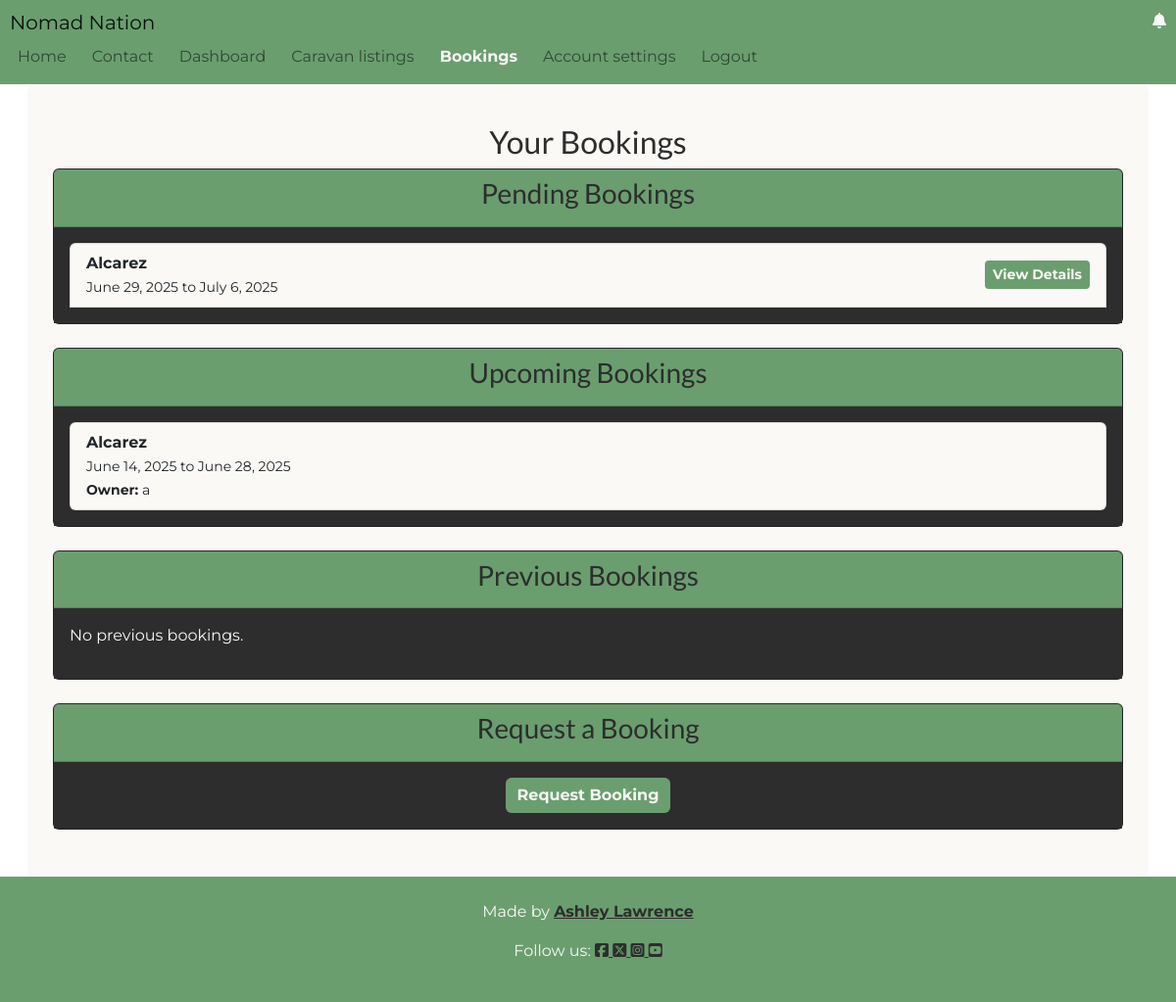
The app's page /listings/bookings/ (signed in), older data.
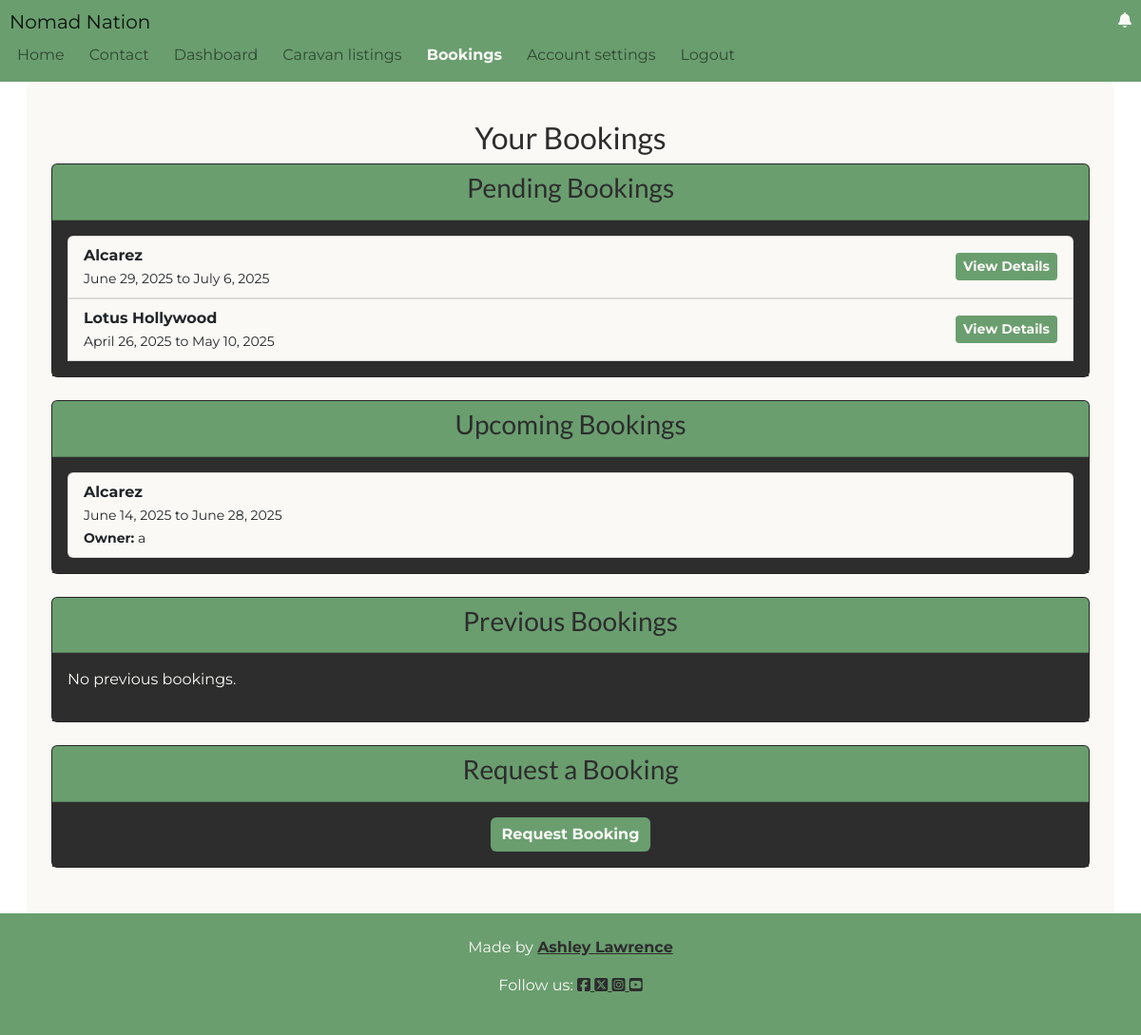
The same page, newer data.
### listings/models.py (models this page shows, shortened)
class Booking(models.Model):
    STATUS_CHOICES = [
        ("pending", _("Pending")),
        ("accepted", _("Accepted")),
        ("declined", _("Declined")),
    ]
    caravan = models.ForeignKey(
        Caravan, on_delete=models.CASCADE, related_name="bookings"
    )
    customer = models.ForeignKey(
        User, on_delete=models.CASCADE, related_name="bookings"
    )
    name = models.CharField(max_length=50)
    email = models.EmailField()
    phone_number = models.CharField(max_length=15, blank=True, null=True)
    start_date = models.DateField()
    end_date = models.DateField()
    message = models.TextField(blank=True, null=True)
    status = models.CharField(
        max_length=10, choices=STATUS_CHOICES, default="pending"
    )

class Caravan(models.Model):
    owner = models.ForeignKey(
        User, on_delete=models.CASCADE, related_name='caravans'
    )
    title = models.CharField(max_length=40)
    description = models.TextField()
    berth = models.CharField(
        max_length=10, choices=[
            ('small', _('Two-berth')),
            ('medium', _('Four-berth')),
            ('large', _('Six-berth'))
        ]
    )
    price_per_night = models.DecimalField(max_digits=6, decimal_places=2)
    currency = models.CharField(max_length=3, default="GBP")
    location = models.CharField(max_length=40)
    amenities = models.ManyToManyField(Amenity, related_name='caravans')
    favourites = models.ManyToManyField(
        User, related_name='favourite_caravans', blank=True
    )

### listings/views.py (the view)
# urls.py: path('bookings/', views.booking_view, name='booking_page'),
@login_required
def booking_view(request, caravan_id=None):
    user = request.user
    user_type = user.profile.user_type
    today = timezone.now().date()
    caravan = None
    if caravan_id:
        caravan = get_object_or_404(Caravan, id=caravan_id)
        if user_type == 'owner' and user == caravan.owner:
            bookings = Booking.objects.filter(caravan=caravan)
        else:
            bookings = Booking.objects.filter(caravan=caravan, customer=user)
    else:
        if user_type == 'owner':
            bookings = Booking.objects.filter(caravan__owner=user)
        else:
            bookings = Booking.objects.filter(customer=user)
        if bookings.exists():
            caravan = bookings.first().caravan
    pending_bookings = bookings.filter(status='pending')
    upcoming_bookings = bookings.filter(
        status='accepted', start_date__gte=today
    )
    previous_bookings = bookings.filter(status='accepted', end_date__lt=today)
    for booking in upcoming_bookings:
        booking.can_modify = (booking.start_date - today).days > 7
    form = BookingForm()
    return render(request, 'listings/booking.html', {
        'caravan': caravan,
        'pending_bookings': pending_bookings,
        'upcoming_bookings': upcoming_bookings,
        'previous_bookings': previous_bookings,
        'user_type': user_type,
        'has_pending': pending_bookings.exists(),
        'has_upcoming': upcoming_bookings.exists(),
        'has_previous': previous_bookings.exists(),
        'form': form,
    })

### listings/templates/listings/booking.html (shortened to what the changed rows need)
{% extends "base.html" %}
{% load i18n %}
{% block content %}
<div class="container p-4 rounded shadow-sm bg-styles booking-style">
    {% if user_type == 'customer' %}
        <h2 class="text-center mt-3 title">{% trans "Your Bookings" %}</h2>
    {% elif user_type == 'owner' %}
        <h2 class="text-center mt-3 title">{% trans "Your Caravan's Bookings" %}</h2>
    {% endif %}
    <div class="card mb-4">
        <div class="card-body">
            {% if pending_bookings %}
                <ul class="list-group">
                    {% for booking in pending_bookings %}
                        <li class="list-group-item d-flex justify-content-between align-items-center">
                            <div>
                                <strong>{{ booking.caravan.title }}</strong><br>
                                <small>{{ booking.start_date }} {% trans "to" %} {{ booking.end_date }}</small>
                            </div>
                            <button type="button" class="btn btn-info btn-sm btn-styles"
                                    data-bs-toggle="modal" data-bs-target="#bookingDetailsModal{{ booking.id }}">
                                {% trans "View Details" %}
                            </button>
                        </li>
                    {% endfor %}
                </ul>
            {% else %}
                <p class="text-white">{% trans "No pending bookings." %}</p>
                <a href="{% url 'listings' %}" class="btn btn-primary btn-styles">{% trans "Go back to listings" %}</a>
            {% endif %}
        </div>
    </div>
    <div class="card mb-4">
        <div class="card-body">
            {% if upcoming_bookings %}
                <ul class="list-group">
                    {% for booking in upcoming_bookings %}
                        <li class="list-group-item d-flex justify-content-between align-items-center">
                            <div>
                                <strong>{{ booking.caravan.title }}</strong><br>
                                <small>{{ booking.start_date }} {% trans "to" %} {{ booking.end_date }}</small><br>
                                {% if user_type == 'customer' %}
                                    <small><strong>{% trans "Owner:" %}</strong> {{ booking.caravan.owner.username }}</small>
                                {% elif user_type == 'owner' %}
                                    <small><strong>{% trans "Customer:" %}</strong> {{ booking.customer.username }}</small>
                                {% endif %}
                            </div>
                        </li>
                    {% endfor %}
                </ul>
            {% else %}
                <p class="text-white">{% trans "No upcoming bookings." %}</p>
                <a href="{% url 'listings' %}" class="btn btn-primary btn-styles">{% trans "Go back to listings" %}</a>
            {% endif %}
        </div>
    </div>
</div>
{% endblock %}

Row changes from the older to the newer data that the page shows:
added Booking: caravan "Lotus Hollywood", start_date "April 26, 2025", end_date "May 10, 2025", shown under "Pending Bookings"
